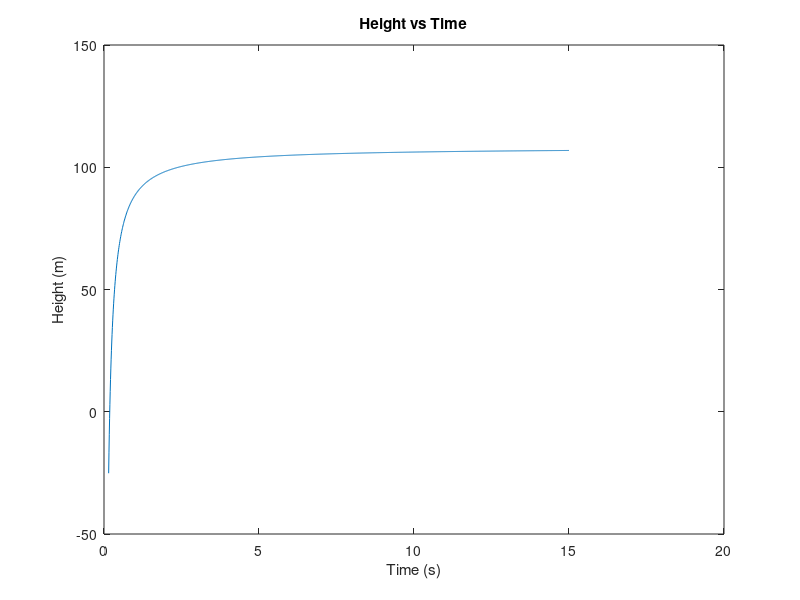

Source code (MATLAB):
clear; clc; close all;
format compact;

% Defining variables
z0 = 100;
v0 = 60;
m =2;
c = 15;
t = 0.15:0.01:15;
g = 9.8;

% Writing the equation
z = z0 + (m/c)*(v0+m*g/c)*(1-exp(-(c/m).*t)) - m*g./t;

% Plotting the values
plot(t, z);
xlabel('Time (s)');
ylabel('Height (m)');
title('Height vs Time');

% Printing the pick value
fprintf('The peak value of z is %.2f meters when the time is %.2f seconds.\n', max(z), t(z == max(z)));
